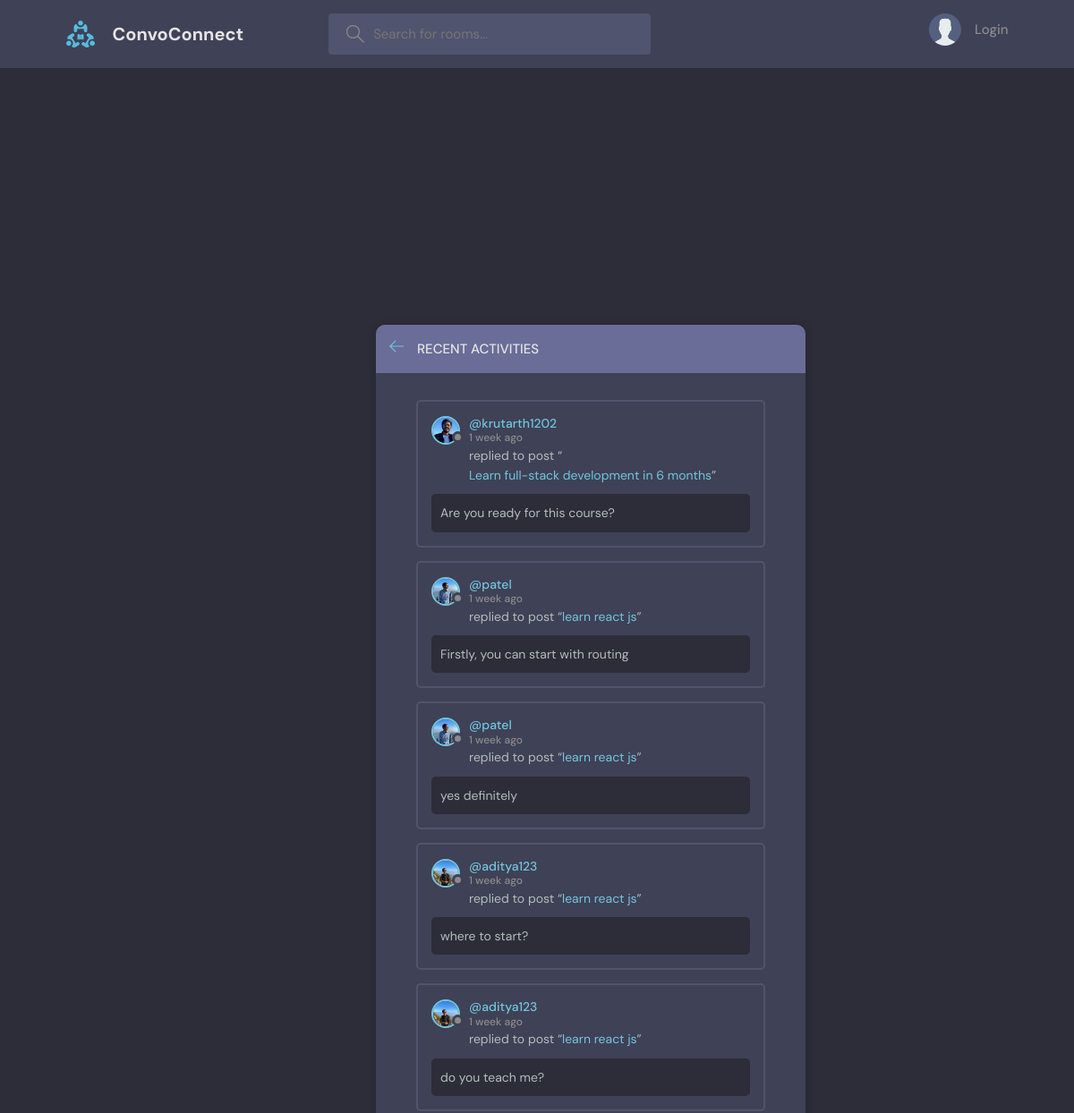
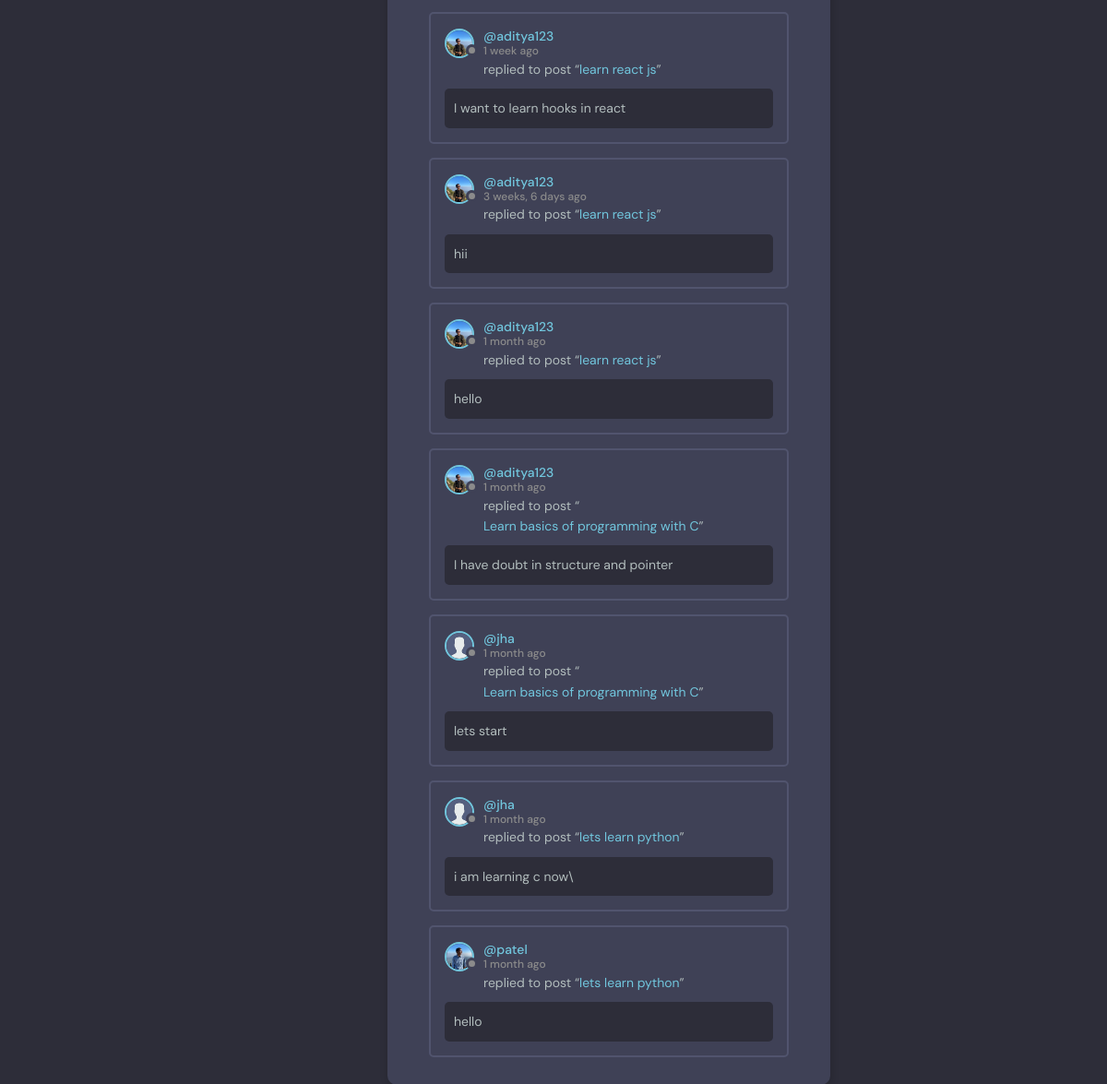
The page /activity/ on the database its author committed (2 pictures, top to bottom).
### base/models.py (models this page shows, shortened)
class Message(models.Model):
    user = models.ForeignKey(User, on_delete=models.CASCADE)
    room = models.ForeignKey(Room, on_delete=models.CASCADE)
    body = models.TextField()
    updated = models.DateTimeField(auto_now=True)
    created = models.DateTimeField(auto_now_add=True)
    class Meta:
        ordering = ['-updated', '-created']

class User(AbstractUser):
    name = models.CharField(max_length=200, null=True)
    email = models.EmailField(unique=True, null=True)
    bio = models.TextField(null=True)
    avatar = models.ImageField(null=True, default="avatar.svg")
    USERNAME_FIELD = 'email'
    REQUIRED_FIELDS = []

class Room(models.Model):
    host = models.ForeignKey(User, on_delete=models.SET_NULL, null=True)
    topic = models.ForeignKey(Topic, on_delete=models.SET_NULL, null=True)
    name = models.CharField(max_length=200)
    description = models.TextField(null=True, blank=True)
    participants = models.ManyToManyField(User, related_name='participants', blank=True)
    updated = models.DateTimeField(auto_now=True)
    created = models.DateTimeField(auto_now_add=True)
    class Meta:
        ordering = ['-updated', '-created']
    def __str__(self):
        return self.name

### base/views.py (the view)
# urls.py: path('activity/', views.activityPage, name='activity'),
def activityPage(request):
    room_messages = Message.objects.all()
    return render(request, 'base/activity.html', {'room_messages':room_messages})

### base/templates/base/activity.html (shortened to what this page needs)
{% extends 'main.html' %}
{% block content %}
<main class="layout">
  <div class="container">
    <div class="temp">
      <div class="layout__boxHeader">
        <div class="layout__boxTitle">
          <a href="{% url 'home' %}">
            <svg
              version="1.1"
              xmlns="http://www.w3.org/2000/svg"
              width="32"
              height="32"
              viewBox="0 0 32 32"
            >
              <title>arrow-left</title>
              <path
                d="M13.723 2.286l-13.723 13.714 13.719 13.714 1.616-1.611-10.96-10.96h27.625v-2.286h-27.625l10.965-10.965-1.616-1.607z"
              ></path>
            </svg>
          </a>
          <h3>Recent Activities</h3>
        </div>
      </div>
      <div class="activities-page layout__body">
        {% for message in room_messages %}
        <div class="activities__box">
          <div class="activities__boxHeader roomListRoom__header">
            <a
              href="{% url 'user-profile' message.user.id %}"
              class="roomListRoom__author"
            >
              <div class="avatar avatar--small">
                <img src="{{message.user.avatar.url}}" />
              </div>
              <p>
                @{{message.user.username}}
                <span>{{message.created|timesince}} ago</span>
              </p>
            </a>
          </div>
          <div class="activities__boxContent">
            <p>
              replied to post “<a href="{% url 'room' message.room.id %}"
                >{{message.room}}</a
              >”
            </p>
            <div class="activities__boxRoomContent">{{message.body}}</div>
          </div>
        </div>
        {% endfor %}
      </div>
    </div>
  </div>
</main>
{% endblock content %}

### static/styles/style.css (style rules this page uses)
:root { --color-main: #71c6dd; --color-main-light: #e1f6fb; --color-dark: #3f4156; --color-dark-medium: #51546e; --color-dark-light: #696d97; --color-light: #e5e5e5; --color-gray: #8b8b8b; --color-light-gray: #b2bdbd; --color-bg: #2d2d39; --color-success: #5dd693; --color-error: #fc4b0b; }
* { font-family: "DM Sans", -apple-system, BlinkMacSystemFont, "Segoe UI", Roboto, Oxygen, Ubuntu, Cantarell, "Open Sans", "Helvetica Neue", sans-serif; margin: 0; padding: 0; box-sizing: border-box; text-rendering: optimizeLegibility; font-size: inherit; }
html { font-size: 56.25%; }
@media only screen and (min-width: 1200px) { html { font-size: 62.5%; } }
body { line-height: 1.6; font-weight: 400; font-size: 1.5rem; color: var(--color-light-gray); background-color: var(--color-bg); min-height: 100vh; }
img { width: 100%; }
a { display: inline-block; color: var(--color-main); text-decoration: none; }
.container { max-width: 120rem; width: 90%; margin: auto; }
.avatar { position: relative; display: inline-block; border-radius: 50%; border: 2px solid var(--color-main); }
.avatar img { display: block; border-radius: 50%; object-fit: cover; object-position: center; }
.avatar::after { content: ""; display: block; position: absolute; background-color: var(--color-gray); z-index: 111; border-radius: 50%; border: 0.3rem solid var(--color-dark); }
.avatar.avatar--small img { width: 2.8rem; height: 2.8rem; }
.avatar.avatar--small:after { width: 0.7rem; height: 0.7rem; bottom: 0px; right: -6px; }
.layout { margin-top: 2.4rem; }
.layout > .container { display: flex; justify-content: space-between; align-items: flex-start; }
.temp { width: 90%; max-width: 48rem; min-height: 40rem; position: absolute; top: 15%; left: 35%; background-color: var(--color-dark); border-radius: 1rem; box-shadow: 1px 1px 6px 3px rgba(0, 0, 0, 0.1); overflow: hidden; }
.layout__boxHeader { display: flex; padding: 1.5rem; background-color: var(--color-dark-light); }
.layout__boxTitle { display: flex; gap: 1.5rem; align-items: center; }
.layout__boxTitle h3 { text-transform: uppercase; font-weight: 500; color: var(--color-light); }
.layout__boxTitle svg { width: 1.6rem; height: 1.6rem; fill: var(--color-main); }
.layout__body { margin: 3rem; }
.roomListRoom__header { display: flex; justify-content: space-between; align-items: center; }
.roomListRoom__author { font-weight: 500; display: flex; align-items: center; gap: 1rem; }
.activities__box { margin: 1.5rem; padding: 1.5rem; border: 2px solid var(--color-dark-medium); border-radius: 5px; }
.activities__boxHeader p { font-size: 1.4rem; line-height: 1.3; }
.activities__boxHeader p span { color: var(--color-gray); font-size: 1.2rem; display: block; }
.activities__boxContent { margin-left: 4.2rem; }
.activities__boxContent { font-size: 1.4rem; }
.activities__boxRoomContent { background: var(--color-bg); padding: 1rem; border-radius: 5px; margin-top: 1rem; margin-left: -4.2rem; }

### rows shown on the page
Message: user.avatar (picture), user.username "krutarth1202", created "1 week", room "Learn full-stack development in 6 months", body "Are you ready for this course?"
Message: user.avatar (picture), user.username "patel", created "1 week", room "learn react js", body "Firstly, you can start with routing"
Message: user.avatar (picture), user.username "patel", created "1 week", room "learn react js", body "yes definitely"
Message: user.avatar (picture), user.username "aditya123", created "1 week", room "learn react js", body "where to start?"
Message: user.avatar (picture), user.username "aditya123", created "1 week", room "learn react js", body "do you teach me?"
Message: user.avatar (picture), user.username "aditya123", created "1 week", room "learn react js", body "I want to learn hooks in react"
Message: user.avatar (picture), user.username "aditya123", created "3 weeks, 6 days", room "learn react js", body "hii"
Message: user.avatar (picture), user.username "aditya123", created "1 month", room "learn react js", body "hello"
Message: user.avatar (picture), user.username "aditya123", created "1 month", room "Learn basics of programming with C", body "I have doubt in structure and pointer"
Message: user.avatar (placeholder picture), user.username "jha", created "1 month", room "Learn basics of programming with C", body "lets start"
Message: user.avatar (placeholder picture), user.username "jha", created "1 month", room "lets learn python", body "i am learning c now\\"
Message: user.avatar (picture), user.username "patel", created "1 month", room "lets learn python", body "hello"
